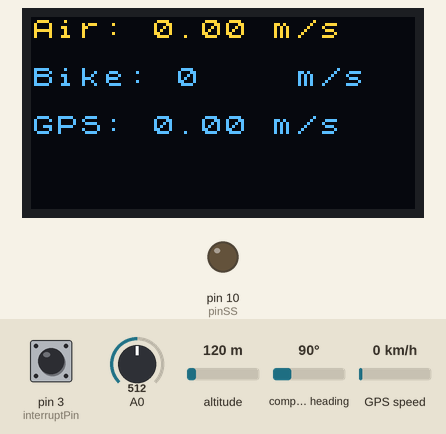
Bench run of a sketch on a simulated Arduino Uno, built for the host (arithmetic inside an expression is 32-bit, double 64-bit). Parts: 128×64 one-colour display, output pins drawn as LEDs (lit = HIGH). The test bench sets the inputs (shaded band); at power-on: A0 = 512, pin 3 (interruptPin) HIGH, altitude 120 m, compass heading 90°, GPS speed 0 km/h. The OLED is the two-colour kind (top 16 rows yellow); storage starts empty; the GPS gets a fix after 3 s at 37.7749, -122.4194 with 8 satellites; what the sketch prints to the serial monitor is not drawn.

Above: at 0.2 s.
1.3 s: A0 set to 493
At 3.1 s:
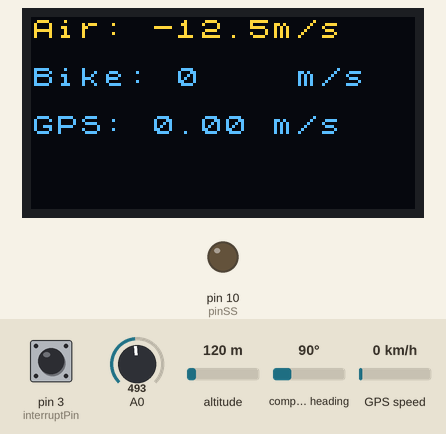
5.8 s: A0 set to 522
At 7.0 s:
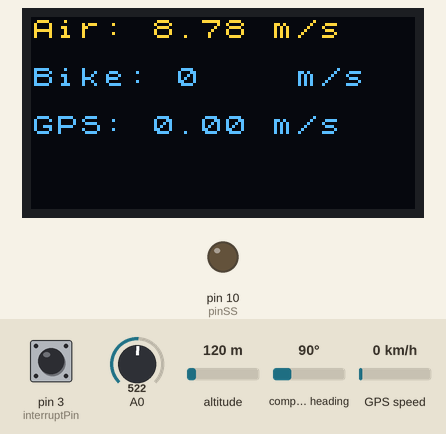
8.0 s: A0 set to 502
At 9.3 s:
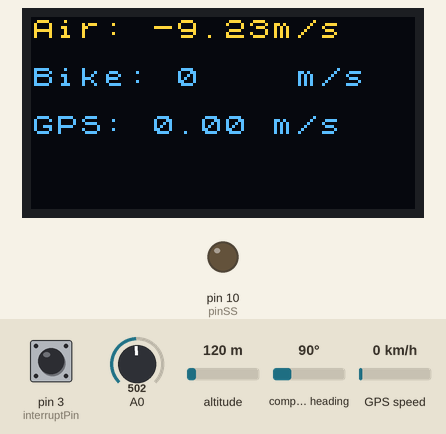
Timing chart, 0 to 11.0 s (numbered marks = the images above; inputs shaded):
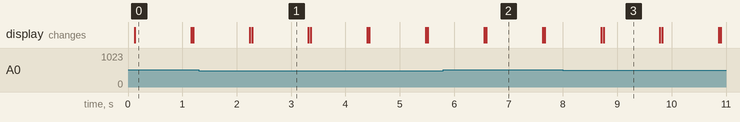

The sketch:

final_code.ino
```cpp
/*co je potřeba udělat:
  GPS: -záznam o poloze
       -záznam o času
  SD-karta - přidat záznam na SD kartu

*/
/*Zapojení
 * display: SCL - A5; SDA - A4;
 * karta: CS - 4; SCK - 13; MOSI - 11; MISO - 12;
 * GPS: TXD - 8; RXD - 9;
 * hall: OUT - 3;
 * pitotka: ANALOG - A0;
 */

//nastavení displaye
#include <Arduino.h>
#include <U8x8lib.h>

U8X8_SSD1306_128X64_NONAME_HW_I2C oled_display(/* clock=*/ SCL, /* data=*/ SDA, /* reset=*/ U8X8_PIN_NONE);

//nastavení SD_karty
//#include <Wire.h>
#include <SPI.h>
#include <SD.h>
int const pinSS = 10;
int const pinCS = 4;
File zapisDat;

//pitotova trubice:
float V_0 = 5.0; // supply voltage to the pressure sensor
float rho = 1.204; // density of air
// parameters for averaging and offset
int offset = 0;
int offset_size = 10;
int veloc_mean_size = 20;
int zero_span = 2;

//tachometr:
const int interruptPin = 3; // cislo pinu kam pripojime halluv sensor nebo tlacitko
const int debounce = 50; // minimalni cas, ktery pulse muze mit. Odfiltruje to sum na tlacitku viz https://en.wikipedia.org/wiki/Switch#Contact_bounce
volatile long lastMillis = 0; // vsechny promene, ktere se maji menit ve funkci volane prerusenim, musi mit pred sebou 'volatile'
volatile long newMillis = 0;
volatile long pulseTime = 0; // sem ulozime rozdil casu mezi pulsy
volatile long millisDiff = 0; // sem budeme ukladat rozdil casu mezi pulsy nez rozhodneme, jestli to neni sum
float TachoSpeed = 0;


//GPS
#include <NMEAGPS.h>
#include <GPSport.h>

//BACHA na prehozeni barev !!! Cervena je zem a cerna je 5V
//rxd na gps - 9
//txd na gps - 8 (piny jsou definovány v knihovně)

NMEAGPS  gps; // This parses the GPS characters
gps_fix  fix; // This holds on to the latest values

float GPSpeed = (fix.speed_kph()/(3,6));


// setup and calculate offset
void setup() {
  Serial.begin(9600);

//display
  oled_display.begin();
  oled_display.setPowerSave(0);
  oled_display.setFont(u8x8_font_chroma48medium8_r);

//SD_karta
   pinMode(pinSS, OUTPUT); //pin se nepoužívá, ale přesto musí být nastaven jako OUTPUT
   if (!SD.begin(pinCS)) {  // kontrola připojené SD karty
    Serial.println("SD karta neni pripojena nebo je vadna!");
    return;
  }

//pitotova trubice
  for (int ii=0;ii<offset_size;ii++){
    offset += analogRead(A0)-(1023/2);
  }
  offset /= offset_size;

//tachometr:
  pinMode(interruptPin, INPUT_PULLUP); // dokud neni tlacitko zmacknute bude pin ve stavu HIGH viz https://arduino.cz/arduino-zaklady-funkce-input_pullup/
  attachInterrupt(digitalPinToInterrupt(interruptPin), UpdatePulseTime, FALLING); // nastavime preruseni na pin 3, bude reagovat na klesajici napeti a bude volat funkci UpdatePulseTime

//GPS
  gpsPort.begin(9600);
}


void loop() {

//GPS
  while (gps.available(gpsPort)) {
    fix = gps.read();

   Serial.print("GPSeed: ");
    if (fix.valid.speed);
      //Serial.println(fix.speed_kph());
   Serial.print(GPSpeed);
   Serial.print(", ");
}


// pitotova trubice:
  float adc_avg = 0; float veloc = 0.0;

// average a few ADC readings for stability
  for (int ii=0;ii<veloc_mean_size;ii++){
    adc_avg+= analogRead(A0)-offset;
  }
  adc_avg/=veloc_mean_size;

  // make sure if the ADC reads below 512, then we equate it to a negative velocity
  if (adc_avg>512-zero_span and adc_avg<512+zero_span){
  } else{
    if (adc_avg<512){
      veloc = -sqrt((-10000.0*((adc_avg/1023.0)-0.5))/rho);
    } else{
      veloc = sqrt((10000.0*((adc_avg/1023.0)-0.5))/rho);
    }
  }
  Serial.print("PitSpeed: ");
  Serial.print(veloc); // print velocity
  Serial.print(", ");


//tachometr:
  //Serial.print("PULSE TIME: "); //vypis info bez noveho radku
  //Serial.print(pulseTime);  // vypis delku pulsu s novym radkem
  Serial.print("TachoSpeed:"); //vypis info bez noveho radku
  if (pulseTime == 0 || millis() - lastMillis > 3000) TachoSpeed = 0;
  else TachoSpeed = 3000/(float)pulseTime;
  Serial.println(TachoSpeed);


//SD_karta
// vytvoření proměnné dataString pro uložení
  // zprávy, která bude zapsána na SD kartu
  String dataString = "Air: ";
  // načtení analogové hodnoty z nastaveného pinu
  int TachoSpeed = 3000/(float)pulseTime;
  // připsání hodnoty z pinu do zprávy dataString
  dataString += String(TachoSpeed);
  // otevření souboru na SD kartě s názvem mereni.txt
  zapisDat = SD.open("mereni.txt", FILE_WRITE);

  // v případě, že je soubor bez problémů vytvořen (pokud neexistuje),
  // nebo otevřen (pokud existuje), zapiš do něj dataString a ukonči zápis
  if (zapisDat) {
    zapisDat.println(dataString);
    zapisDat.close();
    Serial.println("Zapis na kartu uspesny.");
  }
  // v případě chyby při otevírání souboru vypiš chybu
  else {
    Serial.println("Chyba pri otevreni souboru mereni.txt !");
  }


//display print
  oled_display.clear();
  oled_display.setCursor(0,0);
  oled_display.print("Air: ");
  oled_display.print(veloc);
  oled_display.setCursor(10,0);
  oled_display.print("m/s");

  oled_display.setCursor(0,2);
  oled_display.print("Bike: ");
  oled_display.print(TachoSpeed);
  oled_display.setCursor(11,2);
  oled_display.print("m/s");

  oled_display.setCursor(0,4);
  oled_display.print("GPS: ");
  oled_display.print(GPSpeed); //definováno pomocí float nahoře
  oled_display.setCursor(10,4);
  oled_display.print("m/s");

  delay(1000); // delay for stability
}


void UpdatePulseTime() {
  newMillis = millis(); // koukni na hodiny
  millisDiff = newMillis - lastMillis; // spocitej rozdil od posledniho ulozeneho casu
  if (millisDiff > debounce){ // pokud je vetsi nez 50ms, udelej nasledujici dva radky, pokud je mensi je to sum a nedelej nic
    pulseTime = millisDiff; // aktualizuj delku pulsu
    lastMillis = newMillis; // a aktualizuj posledni ulozeny cas
    }
}
```

Measured:
- the behaviour switches between 512 and 511 on A0 (found by bisection; images 0 and 1)
- after the input at 1.3 s, the display: first differs from a run without the input after 0.98 s (image 1)
- after the input at 5.8 s, the display: first differs from a run without the input after 0.79 s (image 2)
- after the input at 8.0 s, the display: first differs from a run without the input after 0.75 s (image 3)
- what the display in image 0 shows lasts 1.1 s, from 0.1 s to 1.2 s
